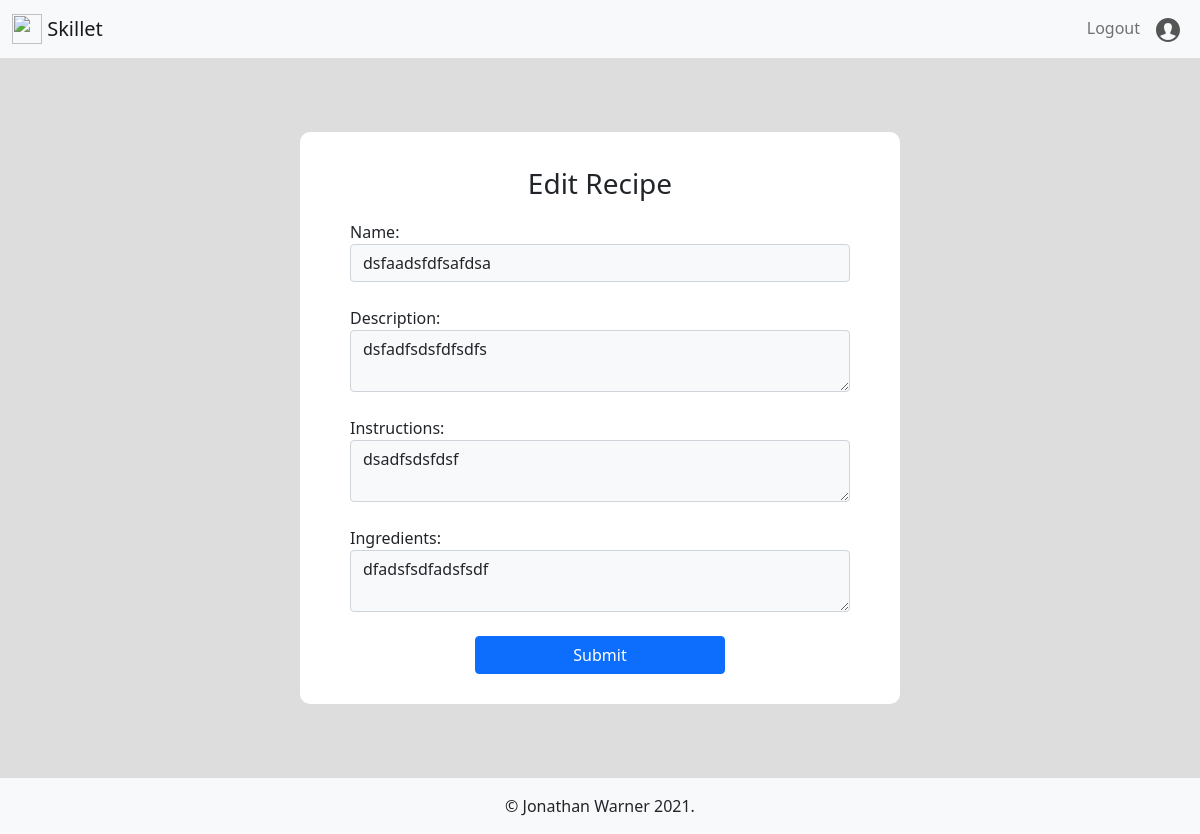
The app's page /edit_recipe/1 (signed in) with its own data.
### skillet/models.py (models this page shows)
class Recipe(db.Model):
    __tablename__ = 'recipe'
    id = db.Column(db.Integer, primary_key=True)
    name = db.Column(db.String(80), nullable=False)
    description = db.Column(db.String(300), nullable=False)
    ingredients = db.Column(db.String(300), nullable=False)
    instructions = db.Column(db.String(300), nullable=False)
    created_by_id = db.Column(db.Integer, db.ForeignKey('user.id'))
    meals = db.relationship(
        'Meal', secondary='meal_recipes', back_populates="recipes")
    def __repr__(self):
        return self.name.title()

### skillet/post/routes.py (the view, shortened to what this page needs)
@post.route('/edit_recipe/<id>', methods=["GET", "POST"])
@login_required
def edit_recipe(id):
    recipe = Recipe.query.get(id)
    print(recipe)
    print("what the fuck")
    form = RecipeForm(obj=recipe)
    print(form.errors)
    return render_template('edit_recipe.html', form=form, recipe=recipe)

### skillet/post/forms.py
class RecipeForm(FlaskForm):
    name = StringField('Name', validators=[Length(min=3, max=50)])
    description = TextAreaField(
        'Description', validators=[DataRequired(), Length(min=1, max=300)])
    instructions = TextAreaField(
        'Instructions', validators=[DataRequired(), Length(min=3, max=300)])
    ingredients = TextAreaField(
        'Ingredients', validators=[DataRequired(), Length(min=3, max=300)])
    submit = SubmitField('Submit')

### skillet/__init__.py (called while the page is built)
@login_manager.user_loader
def load_user(id):
    return User.query.get(id)

### skillet/templates/edit_recipe.html (shortened to what this page needs)
{% extends 'base.html' %}
{% block content %}
<section class="form-section">
    <div class="form-container col-10 col-md-8 col-lg-6">
        <p class="fs-3 text-center">Edit Recipe</p>
        <form action="{{url_for('post.edit_recipe', id=recipe.id)}}" method="POST">
            <fieldset>
                {% for field in form %}
                {% if field != form.csrf_token and field != form.submit%}
                {{field.label}}:
                {{field(class_="form-control mb-4 bg-light")}}
                {% endif %}
                {% endfor %}
                {{form.submit(class_="btn btn-primary px-5 col-6 offset-3")}}
            </fieldset>
        </form>
    </div>
</section>
{% endblock content %}

### skillet/static/styles.css (style rules this page uses)
.auth-section, .form-section { display: flex; flex-direction: column; align-items: center; justify-content: center; background-color: rgb(221, 221, 221); min-height: 90vh; }
.auth-container, .form-container { padding: 30px 50px; margin: 30px 0; background-color: white; border-radius: 10px; }

### records on screen
Recipe: name "dsfaadsfdfsafdsa" "dsfadfsdsfdfsdfs" "dsadfsdsfdsf" "dfadsfsdfadsfsdf"

### other values on screen
{{ field.label }} "Name" "Description" "Instructions" "Ingredients"
